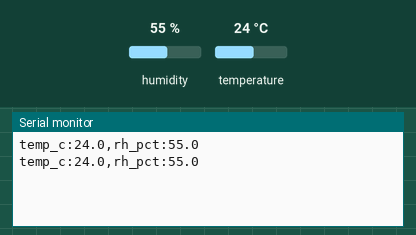
This sketch was run on a simulated ESP32-S3. Shown: the last lines printed to the serial monitor. The test bench sets the inputs (shaded band); at power-on: humidity 55 %, temperature 24 °C.

Above: at 3.3 s.
3.4 s: humidity set to 22 %
At 5.6 s:
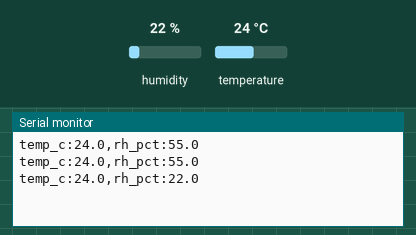
6.7 s: temperature set to 12 °C
At 8.9 s:
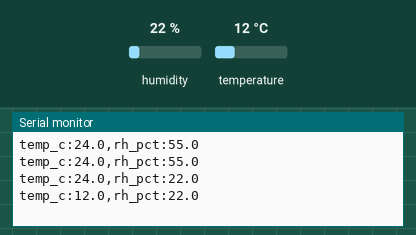
10.0 s: humidity set to 40 %
At 11.0 s:
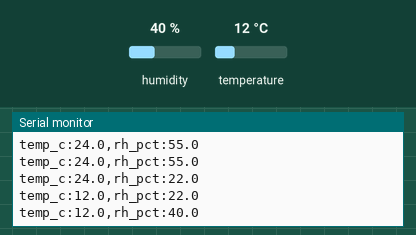
Timing chart, 0 to 13.0 s (numbered marks = the images above; inputs shaded):
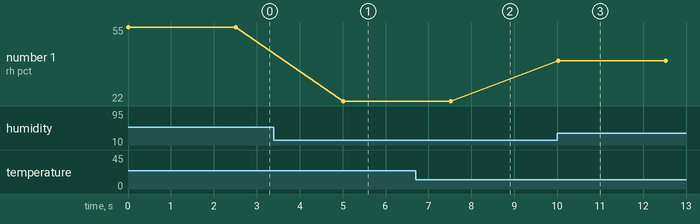

Measured:
- after the input at 3.4 s, the serial monitor: prints a new line after 1.6 s (image 1)
- after the input at 6.7 s, the serial monitor: prints a new line after 0.82 s (image 2)
- after the input at 10.0 s, the serial monitor: prints a new line at once (image 3)
- plotted number 1: 55 → 22 after the input at 3.4 s, 22 → 40 after the input at 10.0 s

The sketch:

Lab04_DHT22_Test.ino
```cpp
// TGR2026 Track 1 Lab Sheet · Lab 4
// ทดสอบ DHT22
// ออกแบบเนื้อหาโดย Dr. Natthakorn Kasamsumran
// บอร์ด: ESP32S3 Dev Module, Flash 16MB, PSRAM: OPI PSRAM

#include <DHT.h>

const int PIN_DHT = 15;
DHT dht(PIN_DHT, DHT22);

void setup() {
  Serial.begin(115200);
  dht.begin();
}

void loop() {
  float h = dht.readHumidity();
  float t = dht.readTemperature();   // °C
  if (isnan(h) || isnan(t)) {
    Serial.println("DHT22 read failed");
  } else {
    Serial.printf("temp_c:%.1f,rh_pct:%.1f\n", t, h);
  }
  delay(2500);   // ห้ามต่ำกว่า 2000 ms
}
```
